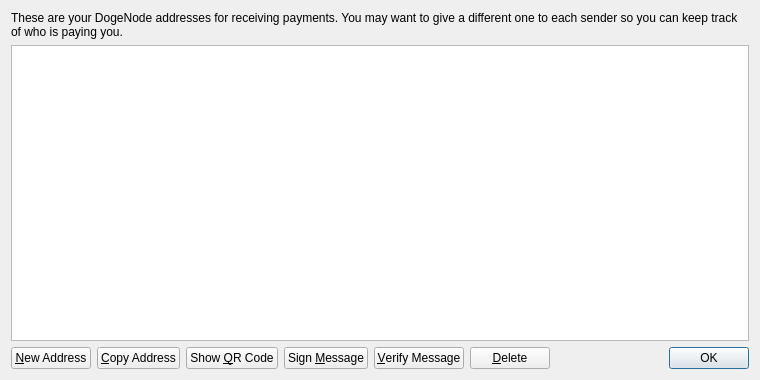
<?xml version="1.0" encoding="UTF-8"?>
<ui version="4.0">
 <class>AddressBookPage</class>
 <widget class="QWidget" name="AddressBookPage">
  <property name="geometry">
   <rect>
    <x>0</x>
    <y>0</y>
    <width>760</width>
    <height>380</height>
   </rect>
  </property>
  <property name="windowTitle">
   <string>Address Book</string>
  </property>
  <layout class="QVBoxLayout" name="verticalLayout">
   <item>
    <widget class="QLabel" name="labelExplanation">
     <property name="text">
      <string>These are your DogeNode addresses for receiving payments. You may want to give a different one to each sender so you can keep track of who is paying you.</string>
     </property>
     <property name="textFormat">
      <enum>Qt::PlainText</enum>
     </property>
     <property name="wordWrap">
      <bool>true</bool>
     </property>
    </widget>
   </item>
   <item>
    <widget class="QTableView" name="tableView">
     <property name="contextMenuPolicy">
      <enum>Qt::CustomContextMenu</enum>
     </property>
     <property name="toolTip">
      <string>Double-click to edit address or label</string>
     </property>
     <property name="tabKeyNavigation">
      <bool>false</bool>
     </property>
     <property name="selectionMode">
      <enum>QAbstractItemView::SingleSelection</enum>
     </property>
     <property name="selectionBehavior">
      <enum>QAbstractItemView::SelectRows</enum>
     </property>
     <property name="sortingEnabled">
      <bool>true</bool>
     </property>
     <attribute name="verticalHeaderVisible">
      <bool>false</bool>
     </attribute>
    </widget>
   </item>
   <item>
    <layout class="QHBoxLayout" name="horizontalLayout">
     <item>
      <widget class="QPushButton" name="newAddressButton">
       <property name="toolTip">
        <string>Create a new address</string>
       </property>
       <property name="text">
        <string>&amp;New Address</string>
       </property>
      </widget>
     </item>
     <item>
      <widget class="QPushButton" name="copyToClipboard">
       <property name="toolTip">
        <string>Copy the currently selected address to the system clipboard</string>
       </property>
       <property name="text">
        <string>&amp;Copy Address</string>
       </property>
      </widget>
     </item>
     <item>
      <widget class="QPushButton" name="showQRCode">
       <property name="text">
        <string>Show &amp;QR Code</string>
       </property>
      </widget>
     </item>
     <item>
      <widget class="QPushButton" name="signMessage">
       <property name="toolTip">
        <string>Sign a message to prove you own a DogeNode address</string>
       </property>
       <property name="text">
        <string>Sign &amp;Message</string>
       </property>
      </widget>
     </item>
     <item>
      <widget class="QPushButton" name="verifyMessage">
       <property name="toolTip">
        <string>Verify a message to ensure it was signed with a specified DogeNode address</string>
       </property>
       <property name="text">
        <string>&amp;Verify Message</string>
       </property>
      </widget>
     </item>
     <item>
      <widget class="QPushButton" name="deleteButton">
       <property name="toolTip">
        <string>Delete the currently selected address from the list</string>
       </property>
       <property name="text">
        <string>&amp;Delete</string>
       </property>
      </widget>
     </item>
     <item>
      <spacer name="horizontalSpacer">
       <property name="orientation">
        <enum>Qt::Horizontal</enum>
       </property>
       <property name="sizeHint" stdset="0">
        <size>
         <width>40</width>
         <height>20</height>
        </size>
       </property>
      </spacer>
     </item>
     <item>
      <widget class="QDialogButtonBox" name="buttonBox">
       <property name="sizePolicy">
        <sizepolicy hsizetype="Maximum" vsizetype="Fixed">
         <horstretch>0</horstretch>
         <verstretch>0</verstretch>
        </sizepolicy>
       </property>
       <property name="standardButtons">
        <set>QDialogButtonBox::Ok</set>
       </property>
      </widget>
     </item>
    </layout>
   </item>
  </layout>
 </widget>
 <resources>
  <include location="../bitcoin.qrc"/>
 </resources>
 <connections/>
</ui>
